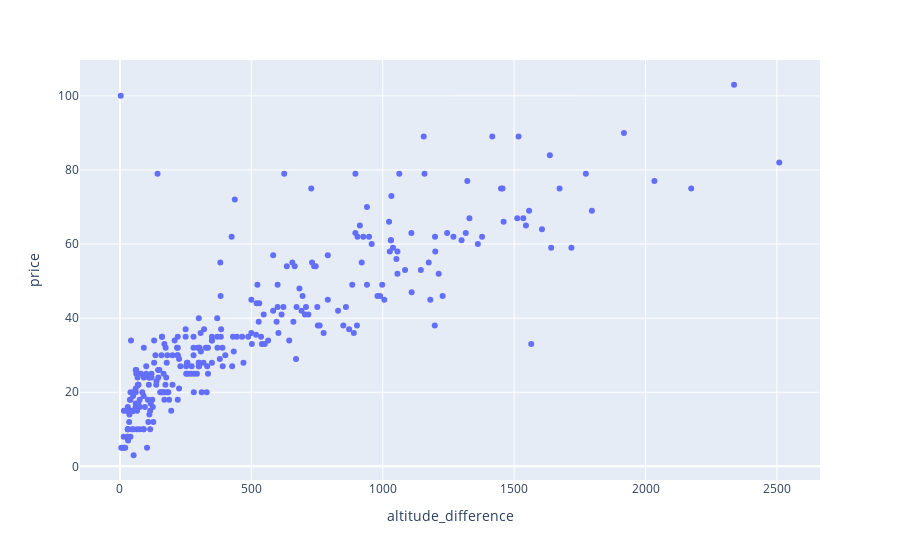

The notebook cell saved with this chart:
### Markdown cell above
### Scatter Plot with Price and difference in height

### Code cell
fig_scatter_price = px.scatter(df_price, 
                               x='altitude_difference', 
                               y='price', 
                               hover_data=['ski_resort_name'])

fig_scatter_price.update_layout(showlegend = False)

fig_scatter_price.show()

### Figure 1 — Plotly figure (JSON) as saved in the notebook; plotly's stock layout.template omitted (floating-point values rounded to 4 significant figures; data arrays with more than 128 entries replaced by an {"elided": "..."} marker saying what was removed)
{"data": [{"customdata": {"elided": "294x1 str values"}, "hovertemplate": "altitude_difference=%{x}<br>price=%{y}<br>ski_resort_name=%{customdata[0]}<extra></extra>", "legendgroup": "", "marker": {"color": "#636efa", "symbol": "circle"}, "mode": "markers", "name": "", "orientation": "v", "showlegend": false, "type": "scatter", "x": {"elided": "294 int values"}, "xaxis": "x", "y": {"elided": "294 float values"}, "yaxis": "y"}], "layout": {"autosize": true, "legend": {"tracegroupgap": 0}, "margin": {"t": 60}, "showlegend": false, "xaxis": {"anchor": "y", "autorange": true, "domain": [0, 1], "range": [-146.4, 2658.0], "title": {"text": "altitude_difference"}, "type": "linear"}, "yaxis": {"anchor": "x", "autorange": true, "domain": [0, 1], "range": [-4.743, 110.7], "title": {"text": "price"}, "type": "linear"}}}
